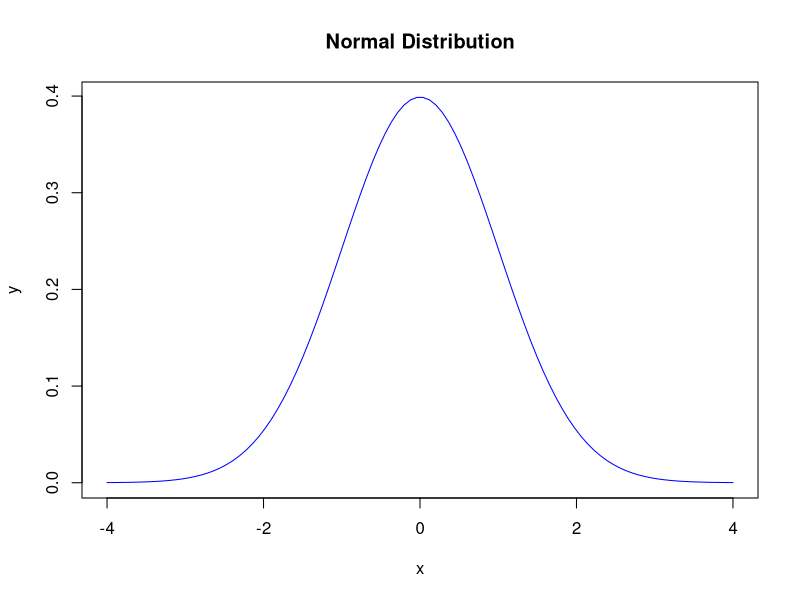
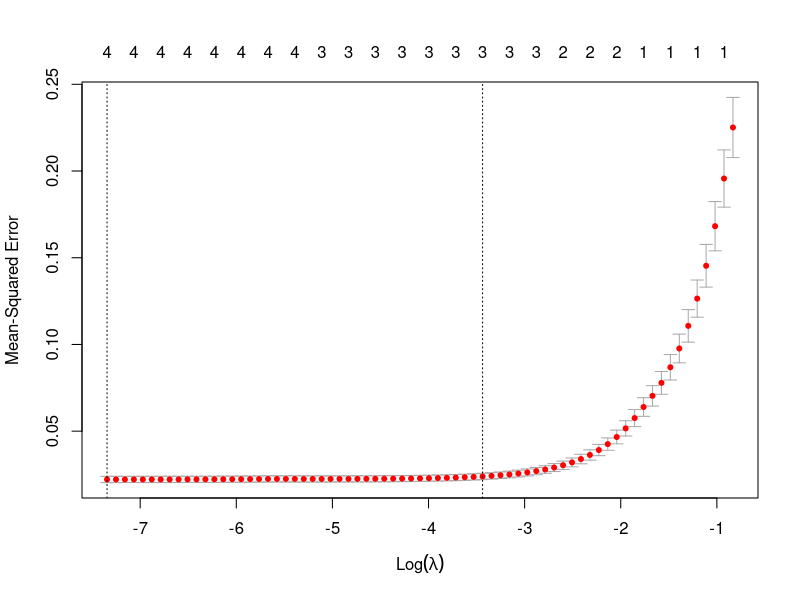

Source code (R) for these figures, in order:
## ---- chunk 1
data <- rnorm(100, mean = 50, sd = 10)
summary(data)
sd(data)
var(data)

## ---- chunk 2
x <- seq(-4, 4, length=100)
y <- dnorm(x, mean=0, sd=1)
plot(x, y, type="l", col="blue", main="Normal Distribution")

## ---- chunk 3
set.seed(123)
sample_data <- rnorm(30, mean = 5, sd = 2)
t.test(sample_data, mu = 5)

t.test(sample_data, mu = 4)

## ---- chunk 4
x <- rnorm(50, mean = 100, sd = 15)
t.test(x)$conf.int

## ---- chunk 5
x <- rnorm(100, mean = 10, sd = 5)
y <- 2*x + rnorm(100, sd = 3)
model <- lm(y ~ x)
summary(model)
## ---- chunk 6
data(iris)
iris$Species <- as.numeric(iris$Species == "setosa") # Binary classification
model <- glm(Species ~ Sepal.Length + Sepal.Width, data = iris, family = binomial)
summary(model)
## ---- chunk 7
set.seed(123)
iris_kmeans <- kmeans(iris[,1:4], centers=3)
iris_kmeans$cluster
## ---- chunk 8
library(glmnet)
x <- as.matrix(iris[, 1:4])
y <- as.numeric(iris$Species)
lasso_model <- cv.glmnet(x, y, alpha = 1)
plot(lasso_model)
